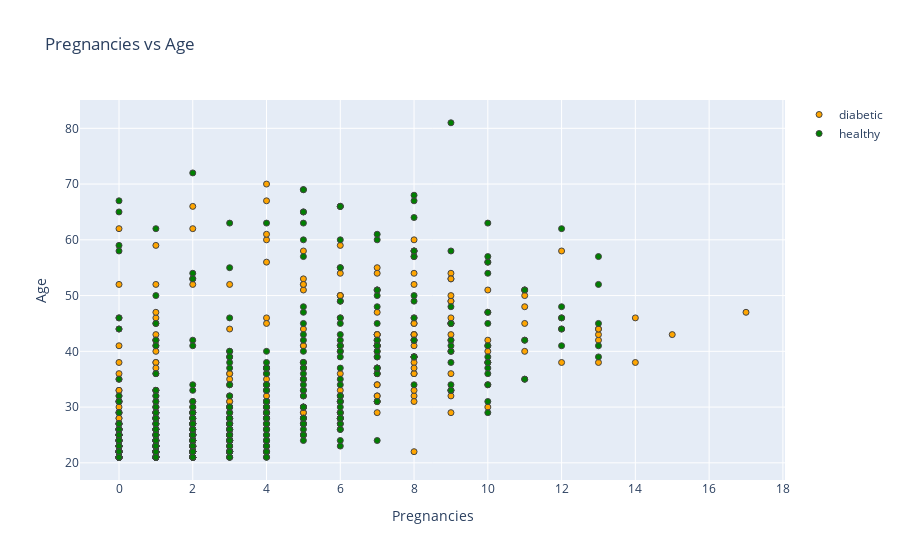

This figure's notebook cell:
### Code cell
plot_feat1_feat2('Pregnancies','Age')

### Figure 1 — Plotly figure (JSON) as saved in the notebook; plotly's stock layout.template omitted (floating-point values rounded to 4 significant figures; data arrays with more than 128 entries replaced by an {"elided": "..."} marker saying what was removed)
{"data": [{"marker": {"color": "orange", "line": {"width": 1}}, "mode": "markers", "name": "diabetic", "type": "scatter", "x": {"elided": "268 int values"}, "y": {"elided": "268 int values"}}, {"marker": {"color": "green", "line": {"width": 1}}, "mode": "markers", "name": "healthy", "type": "scatter", "x": {"elided": "500 int values"}, "y": {"elided": "500 int values"}}], "layout": {"title": {"text": "Pregnancies vs Age"}, "xaxis": {"title": {"text": "Pregnancies"}, "zeroline": false}, "yaxis": {"title": {"text": "Age"}, "zeroline": false}}}
